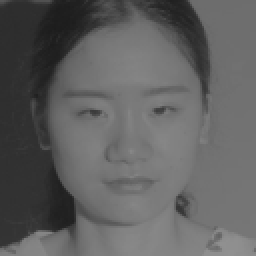
#> input picture image/original_image/F1.png, 128 x 128 px (shown 2 times larger)
$ python make_tamper_block.py --input image/original_image/F1.png
#> lines starting #> are read from the running program, lines starting #| are printed output that depends on the picture


from __future__ import annotations

import argparse
import os
import random
from typing import Literal

import cv2
import numpy as np

DEFAULT_INPUT = "./image/embed_image/embeddedCAE_3.png"
DEFAULT_OUTPUT = "./image/tamper_image/tamper_block.png"
DEFAULT_BLOCK_SIZE = 32
DEFAULT_N_BLOCKS = 16  # 4×4
TamperStyle = Literal["fill", "scribble"]


def read_gray(path: str) -> np.ndarray:
    if not os.path.isfile(path):
        raise FileNotFoundError(f"找不到影像: {path}")
    data = np.fromfile(path, dtype=np.uint8)
    img = cv2.imdecode(data, cv2.IMREAD_GRAYSCALE)
    if img is None:
        img = cv2.imread(path, cv2.IMREAD_GRAYSCALE)
    if img is None:
        raise ValueError(f"無法讀取影像: {path}")
    return img


def write_gray(path: str, img: np.ndarray) -> None:
    os.makedirs(os.path.dirname(os.path.abspath(path)) or ".", exist_ok=True)
    ok, encoded = cv2.imencode(".png", img)
    if not ok:
        raise ValueError(f"無法編碼影像: {path}")
    encoded.tofile(path)


def block_grid_info(
    image_shape: tuple[int, ...],
    block_size: int = DEFAULT_BLOCK_SIZE,
) -> tuple[int, int, int]:
    h, w = image_shape[:2]
    n_row = h // block_size
    n_col = w // block_size
    n_blocks = n_row * n_col
    return n_row, n_col, n_blocks


def block_id_to_rc(block_id: int, n_col: int) -> tuple[int, int]:
    return block_id // n_col, block_id % n_col


# [18 lines left out: function _scribble_in_block, not called in this run]


def tamper_random_blocks(
    image: np.ndarray,
    n_tamper: int,
    *,
    block_size: int = DEFAULT_BLOCK_SIZE,
    seed: int | None = 42,
    style: TamperStyle = "fill",
    fill_value: int = 0,
    block_ids: list[int] | None = None,
) -> tuple[np.ndarray, list[int]]:
    """
    隨機（或指定）塗鴉若干宏塊。

    Returns
    -------
    tampered : ndarray
    selected_ids : list[int]
        被竄改的宏塊 ID（0..15）
    """
    if image.ndim != 2:
        raise ValueError("請輸入單通道灰階影像")

    n_row, n_col, n_blocks = block_grid_info(image.shape, block_size)
    if n_blocks <= 0:
        raise ValueError(f"影像尺寸 {image.shape} 無法切出 block_size={block_size}")

    if block_ids is not None:
        selected = sorted({int(i) for i in block_ids if 0 <= int(i) < n_blocks})
        if not selected:
            raise ValueError("block_ids 沒有任何有效宏塊")
    else:
        n_tamper = int(n_tamper)
        if n_tamper < 1 or n_tamper > n_blocks:
            raise ValueError(f"n_tamper 須介於 1~{n_blocks}，收到: {n_tamper}")
        rng_pick = random.Random(seed)
        selected = sorted(rng_pick.sample(range(n_blocks), n_tamper))

    out = image.copy()
    rng_draw = random.Random(None if seed is None else seed + 17)

    for bid in selected:
        r, c = block_id_to_rc(bid, n_col)
        y0, x0 = r * block_size, c * block_size
        y1, x1 = y0 + block_size, x0 + block_size
        patch = out[y0:y1, x0:x1]
        if style == "fill":
            patch[:] = np.clip(fill_value, 0, 255)
        elif style == "scribble":
            out[y0:y1, x0:x1] = _scribble_in_block(
                patch, fill_value=fill_value, rng=rng_draw
            )
        else:
            raise ValueError(f"未知 style: {style}")

    return out, selected


# [30 lines left out: function draw_selected_blocks_overlay, not called in this run]


def parse_args() -> argparse.Namespace:
    p = argparse.ArgumentParser(description="隨機塗鴉 16 宏塊中的若干區塊")
    p.add_argument("-i", "--input", default=DEFAULT_INPUT, help="嵌入後影像")
    p.add_argument("-o", "--output", default=DEFAULT_OUTPUT, help="竄改圖輸出路徑")
    p.add_argument(
        "-n",
        "--n-blocks",
        type=int,
        default=4,
        help="要塗鴉的宏塊數量（1~16，預設 4）",
    )
    p.add_argument("--seed", type=int, default=42, help="隨機種子（選哪些塊）")
    p.add_argument(
        "--style",
        choices=("fill", "scribble"),
        default="fill",
        help="fill=整塊塗滿；scribble=塊內亂畫線",
    )
    p.add_argument("--fill", type=int, default=0, help="塗鴉灰階值（預設 0=黑）")
    p.add_argument(
        "--block-size",
        type=int,
        default=DEFAULT_BLOCK_SIZE,
        help="宏塊邊長（bn256 預設 32）",
    )
    p.add_argument(
        "--overlay",
        default="",
        help="額外輸出標示選中區塊的彩色圖路徑（可留空）",
    )
    return p.parse_args()


def main() -> None:
    args = parse_args()
    img = read_gray(args.input)
#> in read_gray, img is the input picture: shape (128, 128); min 28, max 145, mean 96
    n_row, n_col, n_blocks = block_grid_info(img.shape, args.block_size)
#> n_row = 4; n_col = 4; n_blocks = 16
    print("===== make_tamper_block：隨機宏塊塗鴉 =====")
    print(f"輸入: {args.input}  shape={img.shape}")
#| 輸入: image/original_image/F1.png  shape=(128, 128)
    print(f"網格: {n_row}x{n_col} = {n_blocks} 塊，block_size={args.block_size}")
#| 網格: 4x4 = 16 塊，block_size=32
    print(f"塗鴉塊數: {args.n_blocks}  seed={args.seed}  style={args.style}")

    tampered, selected = tamper_random_blocks(
        img,
        args.n_blocks,
        block_size=args.block_size,
        seed=args.seed,
        style=args.style,
        fill_value=args.fill,
    )
#> the loop in tamper_random_blocks, `for bid in selected:` made 4 passes
#> pass 1, in tamper_random_blocks, `patch = out[y0:y1, x0:x1]`:
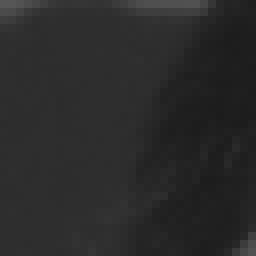
#> patch: shape (32, 32) (shown 8 times larger); min 28, max 86, mean 42.2
#> pass 2, in tamper_random_blocks, `patch = out[y0:y1, x0:x1]`:
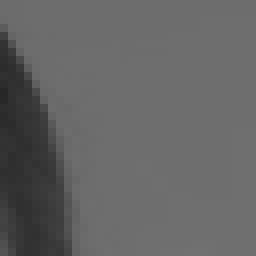
#> patch: shape (32, 32) (shown 8 times larger); min 39, max 113, mean 100.1
#> pass 3, in tamper_random_blocks, `patch = out[y0:y1, x0:x1]`:
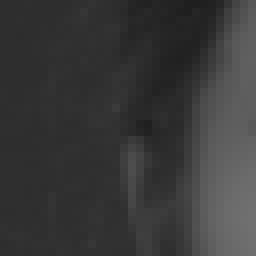
#> patch: shape (32, 32) (shown 8 times larger); min 31, max 112, mean 57
#> after the loop in tamper_random_blocks, `for bid in selected:`:
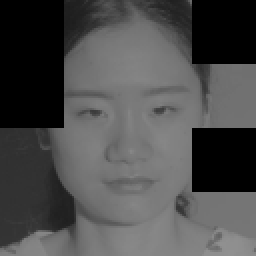
#> out: shape (128, 128) (shown 2 times larger); min 0, max 145, mean 76.4
#> after the loop in tamper_random_blocks, `for bid in selected:`: patch: shape (32, 32); every value is 0
#> selected = [0, 3, 4, 11]
    write_gray(args.output, tampered)
#> in write_gray, `ok, encoded = cv2.imencode(".png", img)`: encoded = 5970 values, max 255 at index 55, min 0 at index 8, mean 121.3
    print(f"選中宏塊 ID: {selected}")
#| 選中宏塊 ID: [0, 3, 4, 11]
    print(f"已寫入: {args.output}")

    if args.overlay:
        overlay = draw_selected_blocks_overlay(
            tampered, selected, block_size=args.block_size
        )
        os.makedirs(os.path.dirname(os.path.abspath(args.overlay)) or ".", exist_ok=True)
        ok, encoded = cv2.imencode(".png", overlay)
        if not ok:
            raise ValueError(f"無法寫入 overlay: {args.overlay}")
        encoded.tofile(args.overlay)
        print(f"已寫入標示圖: {args.overlay}")


if __name__ == "__main__":
    main()

$ run again, on image/original_image/F3.png
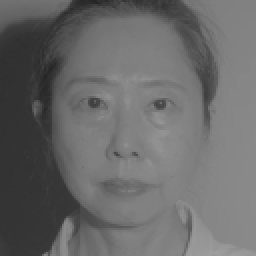
#> input picture image/original_image/F3.png, 128 x 128 px (shown 2 times larger)
#> in read_gray, img is the input picture: shape (128, 128); min 37, max 157, mean 105.3
#| 輸入: image/original_image/F3.png  shape=(128, 128)
#| 網格: 4x4 = 16 塊，block_size=32
#> the loop in tamper_random_blocks, `for bid in selected:` made 4 passes
#> pass 1, in tamper_random_blocks, `patch = out[y0:y1, x0:x1]`:
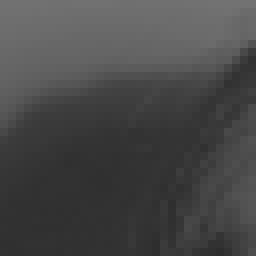
#> patch: shape (32, 32) (shown 8 times larger); min 45, max 114, mean 71.7
#> after the loop in tamper_random_blocks, `for bid in selected:`:
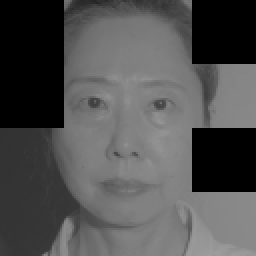
#> out: shape (128, 128) (shown 2 times larger); min 0, max 157, mean 81.4
#> in main, `tampered, selected = tamper_random_blocks( img, args.n_blocks, block_s..`: selected = [0, 3, 4, 11]
#> encoded = 6074 values, max 255 at index 52, min 0 at index 8, mean 119.6
#| 選中宏塊 ID: [0, 3, 4, 11]

$ run again, on image/original_image/M1.png
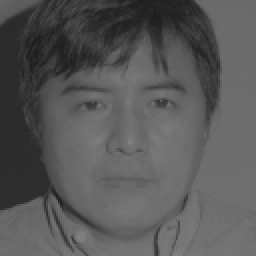
#> input picture image/original_image/M1.png, 128 x 128 px (shown 2 times larger)
#> in read_gray, img is the input picture: shape (128, 128); min 29, max 134, mean 87.9
#| 輸入: image/original_image/M1.png  shape=(128, 128)
#| 網格: 4x4 = 16 塊，block_size=32
#> the loop in tamper_random_blocks, `for bid in selected:` made 4 passes
#> pass 1, in tamper_random_blocks, `patch = out[y0:y1, x0:x1]`:
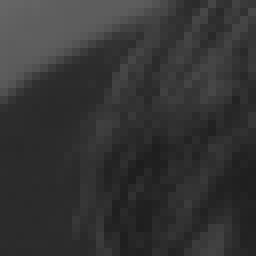
#> patch: shape (32, 32) (shown 8 times larger); min 29, max 101, mean 52.3
#> after the loop in tamper_random_blocks, `for bid in selected:`:
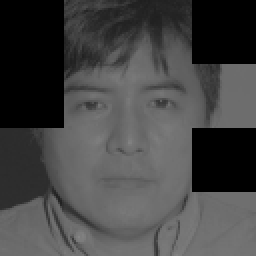
#> out: shape (128, 128) (shown 2 times larger); min 0, max 134, mean 68.6
#> in main, `tampered, selected = tamper_random_blocks( img, args.n_blocks, block_s..`: selected = [0, 3, 4, 11]
#> encoded = 6823 values, max 255 at index 401, min 0 at index 8, mean 129
#| 選中宏塊 ID: [0, 3, 4, 11]

$ run again, on image/original_image/M2.png
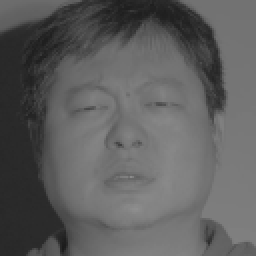
#> input picture image/original_image/M2.png, 128 x 128 px (shown 2 times larger)
#> in read_gray, img is the input picture: shape (128, 128); min 27, max 143, mean 94.2
#| 輸入: image/original_image/M2.png  shape=(128, 128)
#| 網格: 4x4 = 16 塊，block_size=32
#> the loop in tamper_random_blocks, `for bid in selected:` made 4 passes
#> pass 1, in tamper_random_blocks, `patch = out[y0:y1, x0:x1]`:
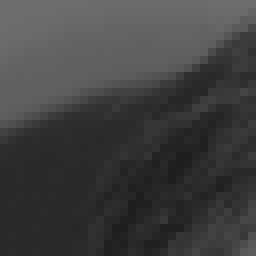
#> patch: shape (32, 32) (shown 8 times larger); min 30, max 109, mean 63.5
#> after the loop in tamper_random_blocks, `for bid in selected:`:
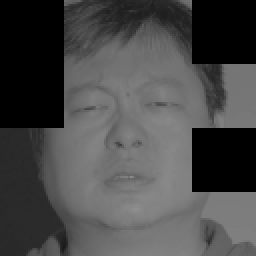
#> out: shape (128, 128) (shown 2 times larger); min 0, max 143, mean 73
#> in main, `tampered, selected = tamper_random_blocks( img, args.n_blocks, block_s..`: selected = [0, 3, 4, 11]
#> encoded = 6349 values, max 255 at index 231, min 0 at index 8, mean 124.9
#| 選中宏塊 ID: [0, 3, 4, 11]
